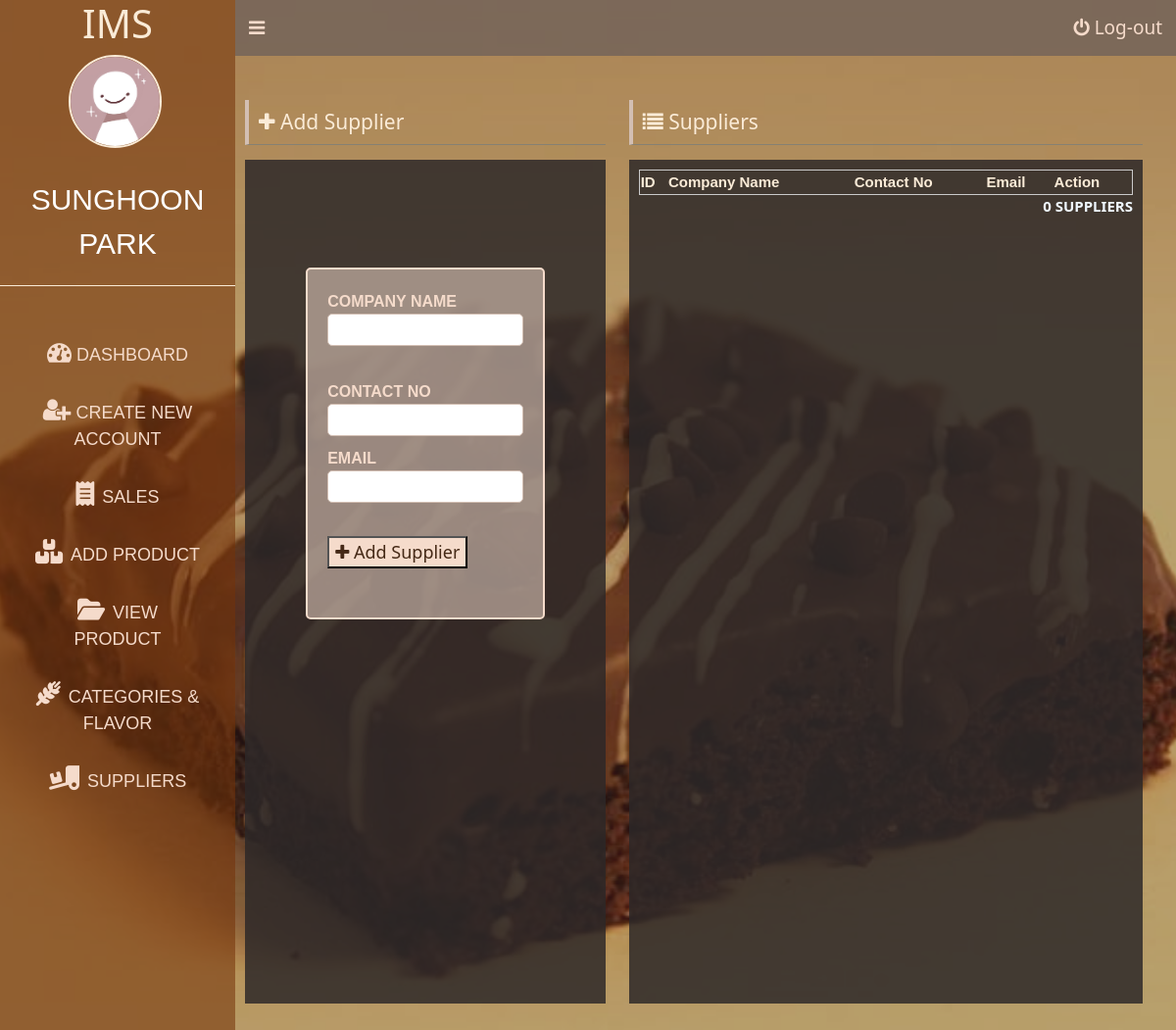
The page /suppliers.php (signed in) on the database as committed earlier.
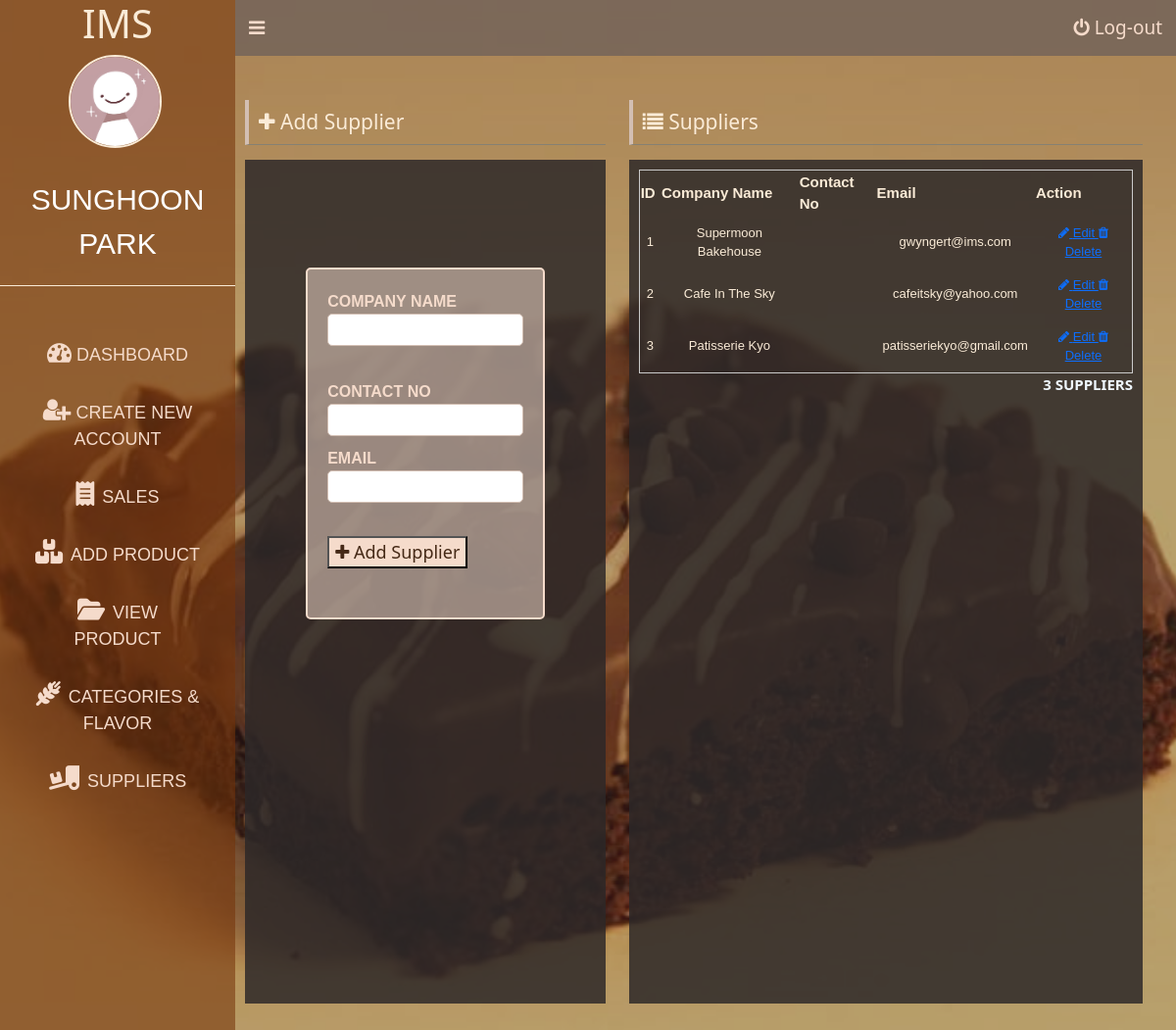
The same page on the database as committed later.
### tables this page shows
CREATE TABLE `supplier` (
  `Supplier_ID` int(11) NOT NULL,
  `company_name` varchar(255) NOT NULL,
  `contact_num` varchar(255) NOT NULL,
  `email` varchar(255) NOT NULL
);

### database/show-supplier.php (called while the page is built)
<?php
include('connection.php');
$stmt = $conn->prepare("SELECT * FROM supplier ");
$stmt->execute();
$stmt->setFetchMode(PDO::FETCH_ASSOC);
return $stmt->fetchAll();

### suppliers.php (the view, shortened to what this page needs)
<?php
$suppliers = include('database/show-supplier.php');
?>
<!DOCTYPE html>
<html lang="en">
<head>
    <link rel="stylesheet" type="text/css" href="css/login.css?v=p<?= time(); ?>">
    <link rel="stylesheet" href="css/to/font-awesome/css/font-awesome.min.css">
    <link rel="stylesheet" type="text/css" href="js/bootstrap-5.3.0-alpha3-dist/css/bootstrap.min.css?v=p<?= time(); ?>">
</head>
<body>
    <div id="dashboardMainContainer">
        <?php include('partial/app-sidebar.php') ?>
        <div class="dashboard_content_container" id="dashboard_content_container">
            <?php include('partial/app-topNav.php') ?>
            <div class="dashboard_content">
                <div class="row">
                    <div class="column column-5">
                        <h1 class="section_header"><i class="fa fa-plus"></i> Add Supplier</h1>
                        <div class="dashboard_content_main">
                            <div id="userAddFormContainer">
                                <form action="database/add-supplier.php" method="POST" class="appForm">
                                    <div class="appFormInputContainer">
                                        <label for="company_name">Company Name</label>
                                        <input type="text" class="appFormInput" id="company_name" name="company_name" />
                                    </div>
                                    <br>
                                    <div class="appFormInputContainer">
                                        <label for="contact_num">Contact No</label>
                                        <input type="text" class="appFormInput" id="contact_num" name="contact_num" />
                                    </div>
                                    <div class="appFormInputContainer">
                                        <label for="email">Email</label>
                                        <input type="text" class="appFormInput" id="email" name="email" />
                                    </div>
                                    <button type="submit" class="appBtn"><i class="fa fa-plus"></i> Add Supplier</button>
                                </form>
                            </div>
                        </div>
                    </div>
                    <div class="column column-7">
                        <h1 class="section_header"><i class="fa fa-list"></i> Suppliers</h1>
                        <div class="dashboard_content_main">
                            <div class="user">
                                <table>
                                    <thead>
                                        <tr>
                                            <th>ID</th>
                                            <th>Company Name</th>
                                            <th>Contact No</th>
                                            <th>Email</th>
                                            <th>Action</th>
                                        </tr>
                                    </thead>
                                    <tbody>
                                        <?php foreach ($suppliers as $index => $s) { ?>
                                            <tr>
                                                <td><?= $index + 1 ?></td>
                                                <td><?= $s['company_name'] ?></td>
                                                <td><?= $s['contact_num'] ?></td>
                                                <td><?= $s['email'] ?></td>
                                                <td>
                                                    <a href="#" class="updateSupplier" data-toggle="modal" data-target="#updateSupplierModal<?= $s['Supplier_ID'] ?>">
                                                                <i class="fa fa-pencil"></i> Edit </a>
                                                        <a href="database/delete-supplier.php?Supplier_ID=<?= $s['Supplier_ID'] ?>" class="deleteSupplier">
                                                        <i class="fa fa-trash"></i> Delete</a>
                                                </td>
                                            </tr>
                                        <?php } ?>
                                    </tbody>
                                </table>
                                <p class="userCount"><?= count($suppliers) ?> Suppliers</p>
                            </div>
                        </div>
                    </div>
                </div>
            </div>
        </div>
    </div>
</body>
</html>

Rows that differ between the two databases and show on the page:
added supplier: company_name "Supermoon Bakehouse", email "gwyngert@ims.com"
added supplier: company_name "Cafe In The Sky", email "cafeitsky@yahoo.com"
added supplier: company_name "Patisserie Kyo", email "patisseriekyo@gmail.com"
Other text that changed with them:
count($suppliers): "0" → "3"
